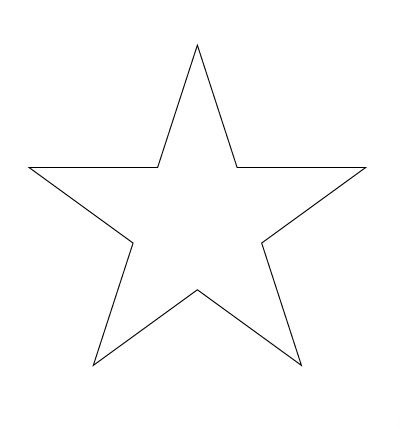
#> input picture Fourier_Transform/star.jpg, 401 x 441 px
$ jupyter execute edge_detection.ipynb   (shell and % lines are left out)
#> lines starting #> are read from the running program, lines starting #| are printed output that depends on the picture; after the words box and inside, x2 and y2 are one past the last pixel; in counts of white or black regions, pixels touching at a corner belong together
# Edge Detection and Coordinates Clockwise Sorting for Fourier Transform Drawings

In this repo we will going to use the [opencv](https://pypi.org/project/opencv-python/) python library in order to perform edge detection. After that, we will find the coordinates of points belonging to those edges and store them into an array for their later sorting in clockwise fashion.

Let's start by importing the needed libraries.

[cell 1]
import numpy
import cv2
from matplotlib import pyplot

Read the image, make sure you're using the correct path!

[cell 2]
import os
path1 = "star.jpg"
if os.path.isfile(path1):
    img1 = cv2.imread(path1, 0)
#> img1 is the input picture: shape (441, 401); min 0, max 255, mean 252.9
else:
    print ("The file " + path1 + " does not exist.")
print(type(img1))
#| <class 'numpy.ndarray'>

Now, let's find the edges by using the [Canny Edge Detection](https://docs.opencv.org/3.1.0/da/d22/tutorial_py_canny.html) in OpenCv.

[cell 3]
edges = cv2.Canny(img1,100,200)
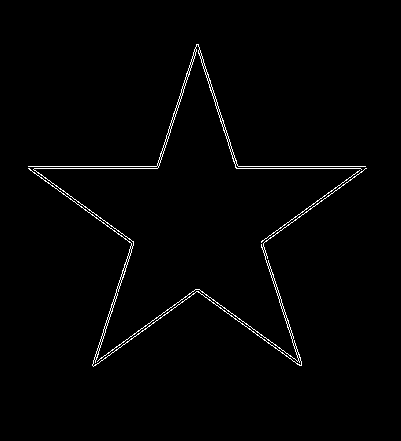
#> edges: shape (441, 401); 1.4% white in thin lines or dots, all inside (x1, y1, x2, y2) = (28, 44, 367, 367)
print(type(edges))
#| <class 'numpy.ndarray'>

Let's plot the original image along with the Edge image in order to check the reliability of the algorithm.

[cell 4]
pyplot.subplot(121),pyplot.imshow(img1,cmap = 'gray')
pyplot.title('Original Image'), pyplot.xticks([]), pyplot.yticks([])
pyplot.subplot(122),pyplot.imshow(edges,cmap = 'gray')
pyplot.title('Edge Image'), pyplot.xticks([]), pyplot.yticks([])
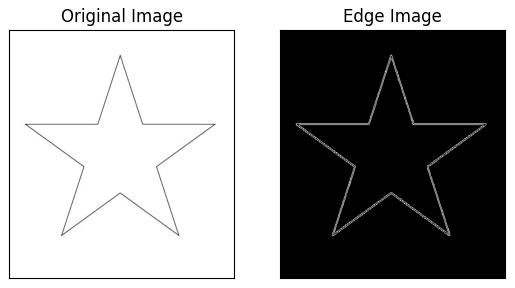
#> figure drawn by matplotlib, 2 panels

Now, we will iterate over all the white pixels of the Edge image. By doing so, we can list their coordinates which will be useful at a later stage.

[cell 5]
plotting = []
for index, x_axis in enumerate(edges):
    for y, x in enumerate(x_axis):
        if x == 255:
            plotting.append((y, index))
#> after the loop, plotting = 2451 pairs, first value 28 to 366, second value 44 to 366

As the point of all of this image edge detection is to find the edges' coordinates and use them to feed a "Drawing Machine". One has to assure a proper sweep direction in the drawing process, i.e. a certain path. Otherwise, when one would try to "draw" using the Fourier Transform, one would get an image very similar to the one below.

[cell 6]
plotting = numpy.array(plotting)
pyplot.figure()
pyplot.plot(plotting[:, 0], plotting[:, 1])
pyplot.gca().set_aspect("equal")
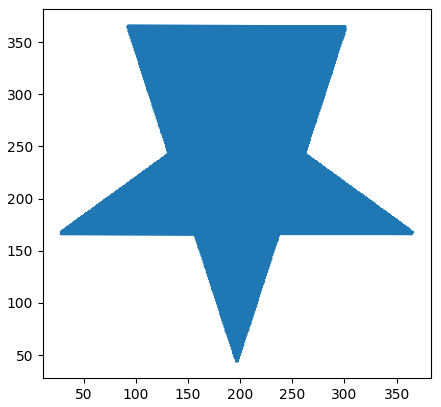
#> figure drawn by matplotlib, 1 panel

In order to fix that, one has to sort the coordinates in clockwise type fashion, and so the Fourier Transform drawing will follow a suitable path. If the default path (above) is followed, the draw will look like as if the drawing is being "printed" by the Epicycles, this is not visually interesting. For more information about the nature of the problem as well as its solution, go to Stack Oveflow [question](https://stackoverflow.com/questions/41855695/sorting-list-of-two-dimensional-coordinates-by-clockwise-angle-using-python/41856340#41856340).

[cell 7]
import math

origin = [img1.shape[0]//2, img1.shape[1]//2]
#> origin = [220, 200]
refvec = [500, 1]

def clockwiseangle_and_distance(point):
    # Vector between point and the origin: v = p - o
    vector = [point[0]-origin[0], point[1]-origin[1]]
#> vector = [-24, -156]
    # Length of vector: ||v||
    lenvector = math.hypot(vector[0], vector[1])
#> lenvector = 157.8
    # If length is zero there is no angle
    if lenvector == 0:
        return -math.pi, 0
    # Normalize vector: v/||v||
    normalized = [vector[0]/lenvector, vector[1]/lenvector]
#> normalized = [-0.152, -0.988]
    dotprod  = normalized[0]*refvec[0] + normalized[1]*refvec[1]     # x1*x2 + y1*y2
#> dotprod = -77.02
    diffprod = refvec[1]*normalized[0] - refvec[0]*normalized[1]     # x1*y2 - y1*x2
#> diffprod = 494
    angle = math.atan2(diffprod, dotprod)
#> angle = 1.73
    # Negative angles represent counter-clockwise angles so we need to subtract them
    # from 2*pi (360 degrees)
    if angle < 0:
        return 2*math.pi+angle, lenvector
    # I return first the angle because that's the primary sorting criterium
    # but if two vectors have the same angle then the shorter distance should come first.
    return angle, lenvector

[cell 8]
sorted_coordinates = sorted(plotting, key=clockwiseangle_and_distance)
#> sorted_coordinates has the same summary as plotting

Once the coordinates have been clockwisely sorted with respect to the center of the image. One could now draw the figure by following a reasonable path, as it can be seen from the following plot.

[cell 9]
sorted_coordinates = numpy.array(sorted_coordinates)
pyplot.figure()
pyplot.plot(sorted_coordinates[:, 0][::5], sorted_coordinates[:, 1][::5])
pyplot.gca().set_aspect("equal")
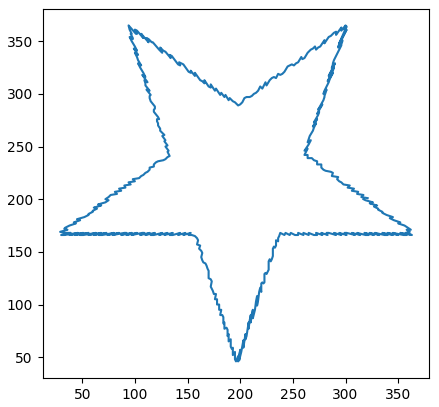
#> figure drawn by matplotlib, 1 panel

Now, let's define a given amount of skipping points given that we will not need all of them in the drawing process, is way too much detail and the draw will run very slow.

[cell 10]
skip = 10

Let's now write the file which fill feed the Drawing algorithm as the arbitrary function to make the discrete Fourier transform "converge". The Fourier transform was made in [p5](https://p5js.org/libraries/) library.  It is worth to mention that, this algorithm albeit it is functional, it is restricted to very simple shapes, for which one can obtain a clear path with respect to a given "center" in order to do this procedure more general, one has to adaptatively update the center with respect to which the neighboring points are being clockwisely sorted. One could think of a solution kind of similar to the one suggested in [here](https://stackoverflow.com/questions/55344597/sorting-a-complicated-collection-of-2d-euclidian-points-in-in-clockwise-counterc).

Once the coordinates are sorted, it is time to write them down properly, so that the epicycles of the Fourier transform, can follow the path traced by these points, which can be thought of as an arbitrary function.

[cell 11]
filename = "image_sorted.js"
outsample = open(filename, mode="w")
outsample.write("let drawing = [ \n")
for coordinate in sorted_coordinates[::skip]:
    x = coordinate[0]
    y = coordinate[1]
    outsample.write("{x: %f, y: %f }, \n"%(x, y))
#> this loop made 246 passes
#> (x, y) on passes 1 to 3: (317, 200), (326, 197), (330, 194)
outsample.write("] ;")
outsample.close()
